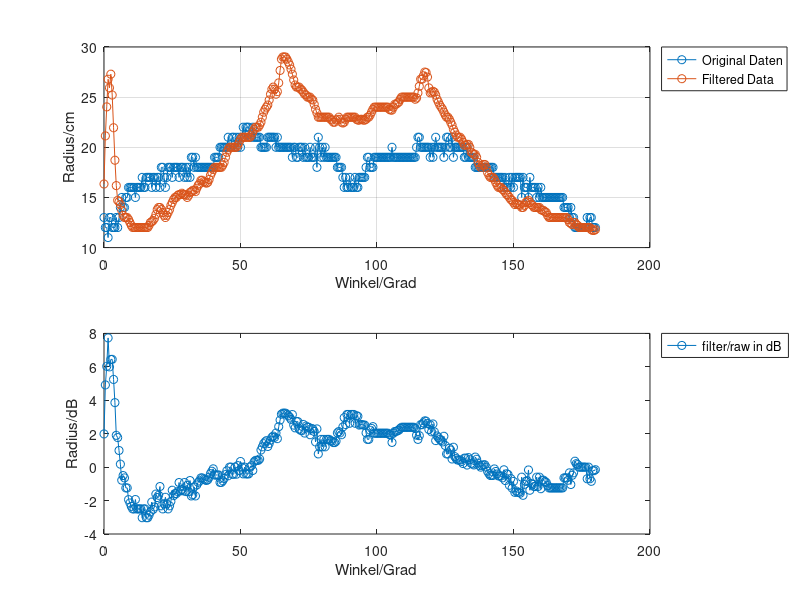

Recreate this plot in MATLAB. (Note: this script raises an error after producing the figure.)
%format shortG
%format longE
%format shortE
format long

clear;

afterCommaBits = 15;
tVal = (0:0.5:180);
fileID = fopen('lidarValues_raw.txt','r');
formatSpec = '%lf';
raw = (fscanf(fileID,formatSpec)).';
raw = raw/2^afterCommaBits;
fclose(fileID);

fileID = fopen('lidarValues_filtered.txt','r');
formatSpec = '%lf';
filter = (fscanf(fileID,formatSpec)).';
filter = filter/2^afterCommaBits;
fclose(fileID);

figureNo = 1;
figure(figureNo)
ax(1) = subplot(2,1,1);
plot(tVal,raw,'-o',tVal,filter,'-o');
legend('Original Daten','Filtered Data','Location','northeastoutside');
grid on
xlabel('Winkel/Grad');
ylabel('Radius/cm');

ax(2) = subplot(2,1,2);
plot(tVal,20.*log10(filter./raw),'-o');
legend('filter/raw in dB','Location','northeastoutside');
xlabel('Winkel/Grad');
ylabel('Radius/dB');
figureNo = figureNo + 1;

figure(figureNo)
angleVal = deg2rad(tVal);
polarplot(angleVal,raw,'-o',angleVal,filter,'-o');
thetalim([0,180]);
